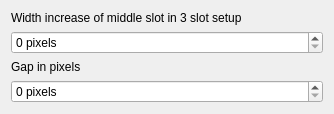
<?xml version="1.0" encoding="UTF-8"?>
<ui version="4.0">
 <class>KWin::ZellijConfigForm</class>
 <widget class="QWidget" name="KWin::ZellijConfigForm">
  <property name="geometry">
   <rect>
    <x>0</x>
    <y>0</y>
    <width>334</width>
    <height>59</height>
   </rect>
  </property>
  <property name="windowTitle">
   <string>Zellij Manager</string>
  </property>
  <layout class="QVBoxLayout" name="verticalLayout">
    <item>
        <widget class="QLabel" name="midIncreaseLabel">
         <property name="toolTip">
          <string>Width Increase in Pixels for Middle Slot in 3 Slot Setup</string>
         </property>
         <property name="text">
          <string>Width increase of middle slot in 3 slot setup</string>
         </property>
        </widget>
       </item>
   <item>
    <widget class="QSpinBox" name="kcfg_middleIncrease">
     <property name="toolTip">
      <string>Middle Increase</string>
     </property>
     <property name="maximum">
       <number>4000</number>
     </property>
     <property name="suffix">
       <string> pixels</string>
      </property>
      <property name="singleStep">
       <number>10</number>
      </property>
    </widget>
   </item>
   <item>
     <widget class="QLabel" name="gapLabel">
       <property name="toolTip">
         <string>Gap in pixels</string>
       </property>
       <property name="text">
         <string>Gap in pixels</string>
       </property>
     </widget>
   </item>
   <item>
     <widget class="QSpinBox" name="kcfg_gap">
       <property name="toolTip">
	 <string>Gap</string>
       </property>
       <property name="maximum">
	 <number>2000</number>
       </property>
       <property name="suffix">
	 <string> pixels</string>
       </property>
       <property name="singleStep">
	 <number>2</number>
       </property>
     </widget>
   </item>
  </layout>
 </widget>
 <resources/>
 <connections/>
</ui>
